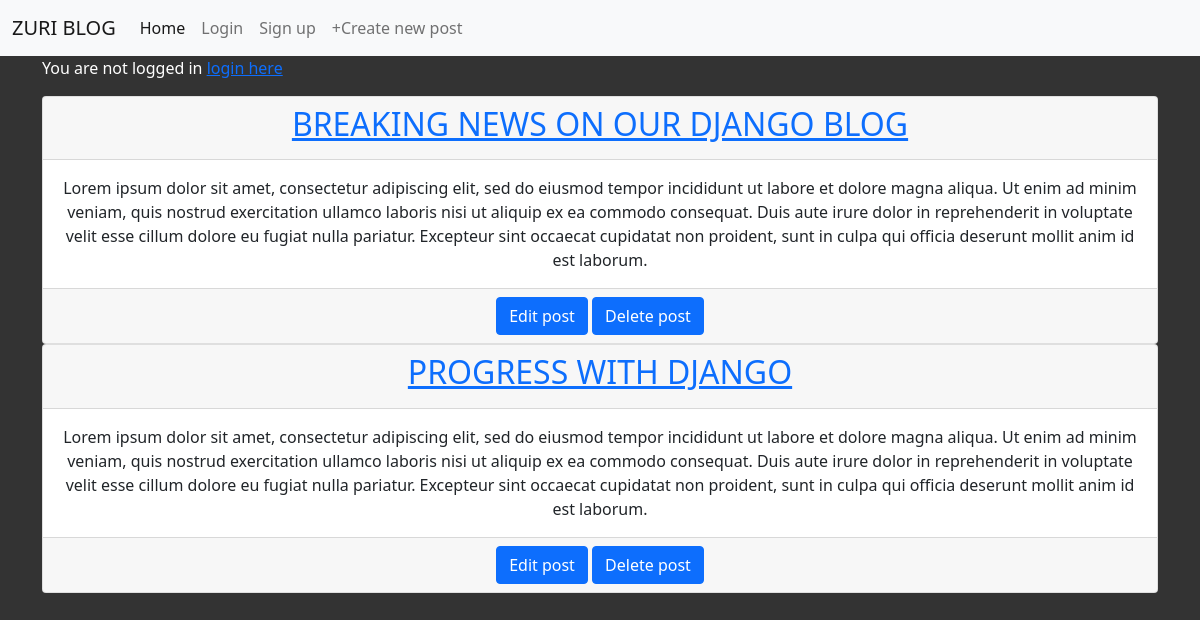
The app's page /, older data.
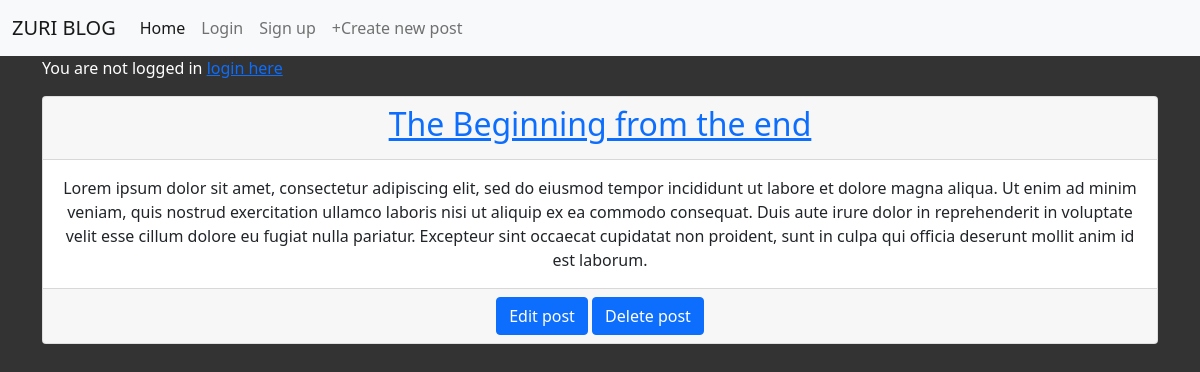
The same page, newer data.
### blog/models.py (models this page shows, shortened)
class Post(models.Model):
    title = models.CharField(max_length=200)
    author = models.ForeignKey("auth.User", on_delete=models.CASCADE)
    body = models.TextField()

### blog/views.py (the view)
# urls.py: path('', BlogListView.as_view(), name ='home'),
class BlogListView(ListView):
    model = Post
    template_name='home.html'

### templates/home.html (shortened to what this page needs)
<!DOCTYPE html>
<html lang="en">
<head>
</head>
<body>
    {%extends 'base.html'%}
    {%block content%}
    {% for post in object_list %}
    <div class="card text-center">
        <div class="card-header">
            <h2><a href='{% url "post_detail" post.pk %}'>{{post.title}}</a></h2>
        </div>
        <div class="card-body">
            <p class='card-text text-dark '>{{post.body}}</p>
        </div>
        <div class="card-footer">
            <a href="{% url 'post_edit' post.pk %}" class="btn btn-primary">Edit post</a>
            <a href="{% url 'post_delete' post.pk %}" class="btn btn-primary">Delete post</a>
        </div>
      </div>
    {% endfor %}
    {% endblock content%}

Row changes from the older to the newer data that the page shows:
removed Post: title "PROGRESS WITH DJANGO", body "Lorem ipsum dolor sit amet, consectetur adipiscing elit, sed do eiusmod tempor incididunt ut labore et dolore magna aliqua. Ut enim ad minim veniam, quis nostrud exercitation ullamco laboris nisi ut aliquip ex ea commodo consequat. Duis aute irure dolor in reprehenderit in voluptate velit esse cillum dolore eu fugiat nulla pariatur. Excepteur sint occaecat cupidatat non proident, sunt in culpa qui officia deserunt mollit anim id est laborum."
changed Post: title "BREAKING NEWS ON OUR DJANGO BLOG" → "The Beginning from the end"
